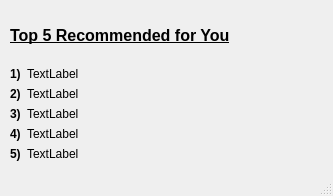
<?xml version="1.0" encoding="UTF-8"?>
<ui version="4.0">
 <class>RecommendationWindow</class>
 <widget class="QMainWindow" name="RecommendationWindow">
  <property name="geometry">
   <rect>
    <x>0</x>
    <y>0</y>
    <width>333</width>
    <height>196</height>
   </rect>
  </property>
  <property name="windowTitle">
   <string>Anime Recommendations</string>
  </property>
  <widget class="QWidget" name="centralwidget">
   <widget class="QWidget" name="verticalLayoutWidget">
    <property name="geometry">
     <rect>
      <x>10</x>
      <y>10</y>
      <width>311</width>
      <height>151</height>
     </rect>
    </property>
    <layout class="QVBoxLayout" name="verticalLayout">
     <item>
      <widget class="QLabel" name="rec_lbl_header">
       <property name="font">
        <font>
         <pointsize>12</pointsize>
         <weight>75</weight>
         <bold>true</bold>
         <underline>true</underline>
        </font>
       </property>
       <property name="frameShape">
        <enum>QFrame::NoFrame</enum>
       </property>
       <property name="text">
        <string>Top 5 Recommended for You</string>
       </property>
      </widget>
     </item>
     <item>
      <layout class="QFormLayout" name="formLayout">
       <item row="0" column="0">
        <widget class="QLabel" name="rec_lbl_1">
         <property name="font">
          <font>
           <weight>75</weight>
           <bold>true</bold>
          </font>
         </property>
         <property name="text">
          <string>1)</string>
         </property>
        </widget>
       </item>
       <item row="0" column="1">
        <widget class="QLabel" name="rec_lbl_title1">
         <property name="text">
          <string>TextLabel</string>
         </property>
        </widget>
       </item>
       <item row="1" column="0">
        <widget class="QLabel" name="rec_lbl_2">
         <property name="font">
          <font>
           <weight>75</weight>
           <bold>true</bold>
          </font>
         </property>
         <property name="text">
          <string>2)</string>
         </property>
        </widget>
       </item>
       <item row="1" column="1">
        <widget class="QLabel" name="rec_lbl_title2">
         <property name="text">
          <string>TextLabel</string>
         </property>
        </widget>
       </item>
       <item row="2" column="0">
        <widget class="QLabel" name="rec_lbl_3">
         <property name="font">
          <font>
           <weight>75</weight>
           <bold>true</bold>
          </font>
         </property>
         <property name="text">
          <string>3)</string>
         </property>
        </widget>
       </item>
       <item row="2" column="1">
        <widget class="QLabel" name="rec_lbl_title3">
         <property name="text">
          <string>TextLabel</string>
         </property>
        </widget>
       </item>
       <item row="3" column="0">
        <widget class="QLabel" name="rec_lbl_4">
         <property name="font">
          <font>
           <weight>75</weight>
           <bold>true</bold>
          </font>
         </property>
         <property name="text">
          <string>4)</string>
         </property>
        </widget>
       </item>
       <item row="3" column="1">
        <widget class="QLabel" name="rec_lbl_title4">
         <property name="text">
          <string>TextLabel</string>
         </property>
        </widget>
       </item>
       <item row="4" column="0">
        <widget class="QLabel" name="rec_lbl_5">
         <property name="font">
          <font>
           <weight>75</weight>
           <bold>true</bold>
          </font>
         </property>
         <property name="text">
          <string>5)</string>
         </property>
        </widget>
       </item>
       <item row="4" column="1">
        <widget class="QLabel" name="rec_lbl_title5">
         <property name="text">
          <string>TextLabel</string>
         </property>
        </widget>
       </item>
      </layout>
     </item>
    </layout>
   </widget>
  </widget>
  <widget class="QStatusBar" name="statusbar"/>
 </widget>
 <resources/>
 <connections/>
</ui>
